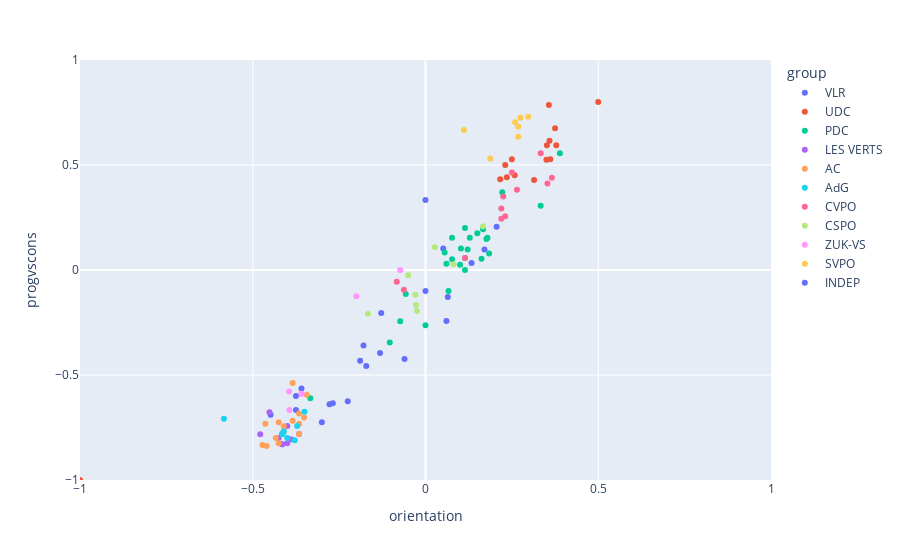

Notebook source saved alongside this figure:
### Markdown cell above
We will create graphs representing the positions of the MPs on our liberal, conservative and left-right oriented graph.

### Code cell
fig = px.scatter(counts_df, x="orientation", y="progvscons",  color='group', hover_name='name')
fig.update_xaxes(range=[-1, 1])
fig.update_yaxes(range=[-1, 1])
fig.show()

### Figure 1 — Plotly figure (JSON) as saved in the notebook; plotly's stock layout.template omitted (floating-point values rounded to 4 significant figures)
{"data": [{"hovertemplate": "<b>%{hovertext}</b><br><br>group=VLR<br>orientation=%{x}<br>progvscons=%{y}<extra></extra>", "hovertext": ["Adeline CRETTENAND", "Alain SCHÖNBETT", "Arnaud DUBOIS", "Christelle HERITIER", "Claude NANÇOZ", "Côme VUILLE", "François GENOUD", "Géraldine GIANADDA", "Jean-Pierre REY", "Mathieu CALOZ", "Mathieu SARRASIN", "Mélanie FOLLONIER", "Narcisse CRETTENAND", "Natascha FARQUET", "Nicolas CHABLAIS", "Philippe BENDER", "Pierre-Alain RAEMY", "Raymonde SCHOCH", "Romain UDRY", "Ruth STALDER", "Stéphane CLAVIEN"], "legendgroup": "VLR", "marker": {"color": "#636efa", "symbol": "circle"}, "mode": "markers", "name": "VLR", "orientation": "v", "showlegend": true, "type": "scatter", "x": [0.2059, -0.1714, -0.3, -0.375, 0.06452, -0.1795, -0.1316, -0.4483, -0.1892, -0.06061, 0, 0.06061, 0.1707, -0.2778, 0, 0.05128, -0.2683, -0.359, 0.1333, -0.1282, -0.225], "xaxis": "x", "y": [0.2059, -0.4571, -0.725, -0.6667, -0.129, -0.359, -0.3947, -0.6897, -0.4324, -0.4242, -0.1, -0.2424, 0.09756, -0.6389, 0.3333, 0.1026, -0.6341, -0.5641, 0.03333, -0.2051, -0.625], "yaxis": "y"}, {"hovertemplate": "<b>%{hovertext}</b><br><br>group=UDC<br>orientation=%{x}<br>progvscons=%{y}<extra></extra>", "hovertext": ["Alain DUBOSSON", "Alex BONVIN", "Claudy BESSE", "Damien FUMEAUX", "Damien RABOUD", "Edmond PERRUCHOUD", "François QUENNOZ", "Gabrielle BARRAS", "Géraldine GRANGES GUENOT", "Géraldine GRANGES-GUENOT", "Jean-Baptiste UDRESSY", "Jean-Dominique CIPOLLA", "Jérôme FORMAZ", "Marc-Antoine GENOLET", "Vincent BOAND"], "legendgroup": "UDC", "marker": {"color": "#EF553B", "symbol": "circle"}, "mode": "markers", "name": "UDC", "orientation": "v", "showlegend": true, "type": "scatter", "x": [0.5, 0.3784, 0.2581, 0.359, 0.25, 0.3571, 0.2162, 0.2353, -1, 0.2308, 0.3514, 0.35, 0.3611, 0.375, 0.3143], "xaxis": "x", "y": [0.8, 0.5946, 0.4516, 0.6154, 0.5278, 0.7857, 0.4324, 0.4412, -1, 0.5, 0.5946, 0.525, 0.5278, 0.675, 0.4286], "yaxis": "y"}, {"hovertemplate": "<b>%{hovertext}</b><br><br>group=PDC<br>orientation=%{x}<br>progvscons=%{y}<extra></extra>", "hovertext": ["Alain LÉGER", "Bernard TROILLET", "Christine ROUX", "Damien CLERC", "Damien LUISIER", "Florence CARRON DARBELLAY", "Florent FAVRE", "Frédéric PITTELOUD", "Grégoire VANNAY", "Géraldine POUGET-ZUFFEREY", "Gérard SALAMIN", "Jean-Marc SAVIOZ", "Jenny VOEFFRAY", "Joséphine WAEBER", "Kamy MAY", "Marie ZUCHUAT", "Marius DUMOULIN", "Natacha MARET", "Nicolas BONVIN", "Nicolas METTAN", "Patricia CASAYS", "Pierre DARBELLAY", "Ralph DESSIMOZ", "Sandro FONTANA", "Sophie BORNET", "Yann RODUIT"], "legendgroup": "PDC", "marker": {"color": "#00cc96", "symbol": "circle"}, "mode": "markers", "name": "PDC", "orientation": "v", "showlegend": true, "type": "scatter", "x": [0.07692, -0.07317, 0.2222, 0.3889, 0.1143, 0, 0.1765, 0.1282, -0.05714, 0.1, 0.1795, 0.15, -0.1034, 0.1667, 0.07692, 0.1143, 0.122, 0.1622, 0.1842, -0.3333, 0.06667, 0.3333, 0.1143, 0.05556, 0.06061, 0.1026], "xaxis": "x", "y": [0.05128, -0.2439, 0.3704, 0.5556, 0.2, -0.2632, 0.1471, 0.1538, -0.1143, 0.025, 0.1538, 0.175, -0.3448, 0.1944, 0.1538, 0.05714, 0.09756, 0.05405, 0.07895, -0.6111, -0.1, 0.3056, 0, 0.08333, 0.0303, 0.1026], "yaxis": "y"}, {"hovertemplate": "<b>%{hovertext}</b><br><br>group=LES VERTS<br>orientation=%{x}<br>progvscons=%{y}<extra></extra>", "hovertext": ["Alina DARBELLAY", "Claudia GAILLARD MOREND", "Florine CARRON", "Gabrielle CORNUT-ZUFFEREY", "Georges VIONNET", "Jean-Daniel NANCHEN", "Laurence VUAGNIAUX", "Léa ROUILLER DESSIMOZ", "Sabine FOURNIER", "Vincent GÜNTHER"], "legendgroup": "LES VERTS", "marker": {"color": "#ab63fa", "symbol": "circle"}, "mode": "markers", "name": "LES VERTS", "orientation": "v", "showlegend": true, "type": "scatter", "x": [-0.4783, -0.3659, -0.4516, -0.3889, -0.425, -0.4146, -0.4, -0.4, -0.4146, -0.4146], "xaxis": "x", "y": [-0.7826, -0.7805, -0.6774, -0.8056, -0.8, -0.7805, -0.825, -0.7429, -0.8293, -0.8293], "yaxis": "y"}, {"hovertemplate": "<b>%{hovertext}</b><br><br>group=AC<br>orientation=%{x}<br>progvscons=%{y}<extra></extra>", "hovertext": ["Bernard OBERHOLZER", "Blaise CRETTOL", "Cilette CRETTON", "Célina RAMSAUER", "Emilie PRAZ", "Florian EVEQUOZ", "Jacques BLANC", "Jean BONNARD", "Jean ZERMATTEN", "Jean-François LOVEY", "Johan ROCHEL", "Léonard BENDER", "Martine ROUILLER", "Pascale FUMEAUX", "Sophie DUCREY", "Vincent LUYET"], "legendgroup": "AC", "marker": {"color": "#FFA15A", "symbol": "circle"}, "mode": "markers", "name": "AC", "orientation": "v", "showlegend": true, "type": "scatter", "x": [-0.3846, -0.4722, -0.4103, -0.3514, -0.4146, -0.4634, -0.3438, -0.425, -0.3846, -0.4103, -0.3659, -0.3659, -0.425, -0.4333, -0.3659, -0.4595], "xaxis": "x", "y": [-0.5385, -0.8333, -0.7436, -0.7027, -0.7805, -0.7317, -0.5938, -0.725, -0.7179, -0.7692, -0.7317, -0.6829, -0.825, -0.8, -0.7805, -0.8378], "yaxis": "y"}, {"hovertemplate": "<b>%{hovertext}</b><br><br>group=AdG<br>orientation=%{x}<br>progvscons=%{y}<extra></extra>", "hovertext": ["Caroline REYNARD", "Corinne DUC BONVIN", "Fabien THETAZ", "Gaël BOURGEOIS", "Janine REY-SIGGEN", "Jean-Marc DUPONT", "Lucile CURDY", "Olivier DERIVAZ", "Pierre SCHERTENLEIB"], "legendgroup": "AdG", "marker": {"color": "#19d3f3", "symbol": "circle"}, "mode": "markers", "name": "AdG", "orientation": "v", "showlegend": true, "type": "scatter", "x": [-0.4103, -0.3784, -0.4, -0.5833, -0.4146, -0.4146, -0.3714, -0.35, -0.4146], "xaxis": "x", "y": [-0.7692, -0.8108, -0.8, -0.7083, -0.7805, -0.7805, -0.7429, -0.675, -0.7805], "yaxis": "y"}, {"hovertemplate": "<b>%{hovertext}</b><br><br>group=CVPO<br>orientation=%{x}<br>progvscons=%{y}<extra></extra>", "hovertext": ["Chantal CARLEN", "Dominik KNUBEL", "Fabienne MURMANN", "Felix RUPPEN", "Lukas KALBERMATTEN", "Maria ARNOLD-ESCHER", "Martin SCHÜRCH", "Matteo ABÄCHERLI", "Michael BURGENER", "Paul BURGENER", "Rafael WELSCHEN", "Rainer MATHIER"], "legendgroup": "CVPO", "marker": {"color": "#FF6692", "symbol": "circle"}, "mode": "markers", "name": "CVPO", "orientation": "v", "showlegend": true, "type": "scatter", "x": [0.3333, -0.08333, 0.2308, 0.3529, 0.1143, 0.2647, 0.3659, 0.225, 0.2195, -0.0625, 0.25, 0.2195], "xaxis": "x", "y": [0.5556, -0.05556, 0.2564, 0.4118, 0.05714, 0.3824, 0.439, 0.35, 0.2439, -0.09375, 0.4643, 0.2927], "yaxis": "y"}, {"hovertemplate": "<b>%{hovertext}</b><br><br>group=CSPO<br>orientation=%{x}<br>progvscons=%{y}<extra></extra>", "hovertext": ["Christian ESCHER", "Danica ZURBRIGGEN LEHNER", "Flavio SCHMID", "Hermann BRUNNER", "Ida HÄFLIGER", "Kurt REGOTZ", "Leander WILLINER", "Thomas MATTER"], "legendgroup": "CSPO", "marker": {"color": "#B6E880", "symbol": "circle"}, "mode": "markers", "name": "CSPO", "orientation": "v", "showlegend": true, "type": "scatter", "x": [-0.02778, -0.1667, 0.1667, -0.05, -0.02941, 0.02703, 0.08108, -0.02439], "xaxis": "x", "y": [-0.1667, -0.2083, 0.2083, -0.025, -0.1176, 0.1081, 0.02703, -0.1951], "yaxis": "y"}, {"hovertemplate": "<b>%{hovertext}</b><br><br>group=ZUK-VS<br>orientation=%{x}<br>progvscons=%{y}<extra></extra>", "hovertext": ["Claudia ALPIGER", "German EYER", "Madeleine KUONEN-EGGO", "Monika HOLZEGGER", "Peter BURRI", "Rahel ZIMMERMANN"], "legendgroup": "ZUK-VS", "marker": {"color": "#FF97FF", "symbol": "circle"}, "mode": "markers", "name": "ZUK-VS", "orientation": "v", "showlegend": true, "type": "scatter", "x": [-0.359, -0.3947, -0.3939, -0.2, -0.07317, -0.359], "xaxis": "x", "y": [-0.5897, -0.5789, -0.6667, -0.125, 0, -0.5897], "yaxis": "y"}, {"hovertemplate": "<b>%{hovertext}</b><br><br>group=SVPO<br>orientation=%{x}<br>progvscons=%{y}<extra></extra>", "hovertext": ["Fabian ZURBRIGGEN", "Lukas JÄGER", "Michael KREUZER", "Peter BÄHLER", "Ralph KUMMER", "Remo SCHNYDER", "Romano AMACKER"], "legendgroup": "SVPO", "marker": {"color": "#FECB52", "symbol": "circle"}, "mode": "markers", "name": "SVPO", "orientation": "v", "showlegend": true, "type": "scatter", "x": [0.275, 0.2593, 0.2683, 0.2973, 0.1111, 0.1875, 0.2683], "xaxis": "x", "y": [0.725, 0.7037, 0.6341, 0.7297, 0.6667, 0.5312, 0.6829], "yaxis": "y"}, {"hovertemplate": "<b>%{hovertext}</b><br><br>group=INDEP<br>orientation=%{x}<br>progvscons=%{y}<extra></extra>", "hovertext": ["Gerhard SCHMID"], "legendgroup": "INDEP", "marker": {"color": "#636efa", "symbol": "circle"}, "mode": "markers", "name": "INDEP", "orientation": "v", "showlegend": true, "type": "scatter", "x": [-0.375], "xaxis": "x", "y": [-0.6], "yaxis": "y"}], "layout": {"legend": {"title": {"text": "group"}, "tracegroupgap": 0}, "margin": {"t": 60}, "xaxis": {"anchor": "y", "domain": [0, 1], "range": [-1, 1], "title": {"text": "orientation"}}, "yaxis": {"anchor": "x", "domain": [0, 1], "range": [-1, 1], "title": {"text": "progvscons"}}}}
